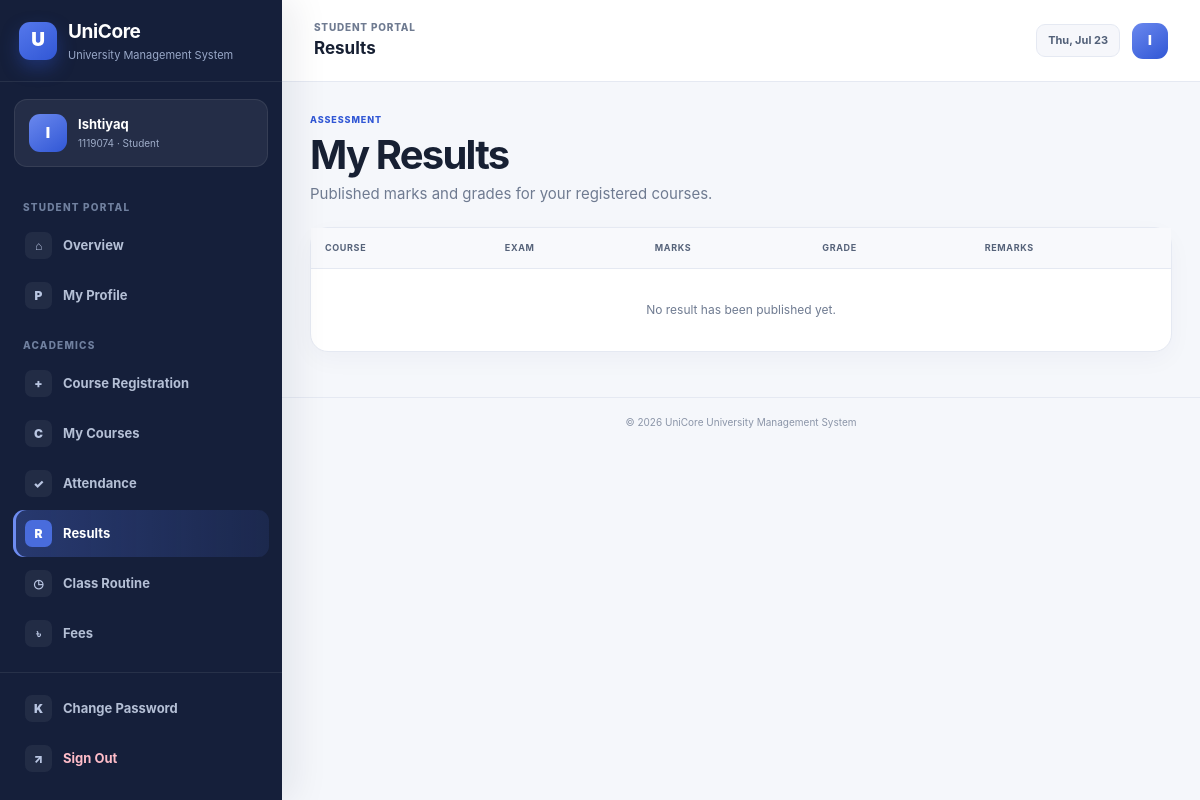
Page /student-portal/results/ (signed in) on the committed database.
### accounts/models.py (models this page shows, shortened)
class UserProfile(models.Model):
    ADMIN = "ADMIN"
    STUDENT = "STUDENT"
    TEACHER = "TEACHER"
    ROLE_CHOICES = [
        (ADMIN, "Administrator"),
        (STUDENT, "Student"),
        (TEACHER, "Teacher"),
    ]
    user = models.OneToOneField(
        settings.AUTH_USER_MODEL,
        on_delete=models.CASCADE,
        related_name="ums_profile",
    )
    role = models.CharField(max_length=10, choices=ROLE_CHOICES)
    reference_id = models.CharField(
        max_length=30,
        blank=True,
        help_text="Student ID from MySQL or Teacher ID from PostgreSQL.",
    )
    display_name = models.CharField(max_length=120, blank=True)
    created_at = models.DateTimeField(auto_now_add=True)
    updated_at = models.DateTimeField(auto_now=True)
    class Meta:
        ordering = ["role", "reference_id", "user__username"]
        constraints = [
            models.UniqueConstraint(
                fields=["role", "reference_id"],
                condition=~models.Q(reference_id=""),
                name="unique_role_reference_account",
            )
        ]

### accounts/views.py (the view)
# urls.py: path("student-portal/results/", views.student_results, name="student_results"),
@student_required
def student_results(request):
    profile, reference, student, database_online, display_name = _student_identity(request.user)
    results = Result.objects.filter(enrollment__student_ref=reference).select_related("enrollment__course")
    return render(
        request,
        "accounts/student_results.html",
        {"profile": profile, "student": student, "display_name": display_name, "results": results},
    )

### accounts/context_processors.py (called while the page is built)
def role_context(request):
    return {
        "ums_role": get_user_role(request.user),
        "ums_profile": get_user_profile(request.user),
    }

### accounts/utils.py (called while the page is built)
def get_user_role(user):
    if not getattr(user, "is_authenticated", False):
        return None
    if user.is_superuser or user.is_staff:
        return UserProfile.ADMIN
    try:
        return user.ums_profile.role
    except UserProfile.DoesNotExist:
        return None

def get_user_profile(user):
    if not getattr(user, "is_authenticated", False):
        return None
    try:
        return user.ums_profile
    except UserProfile.DoesNotExist:
        return None

### accounts/views.py (called while the page is built)
def _student_identity(user):
    profile = get_user_profile(user)
    reference = profile.reference_id
    student = None
    database_online = True
    try:
        student = Student.objects.filter(student_id=reference).first()
        if student is None and str(reference).isdigit():
            student = Student.objects.filter(pk=int(reference)).first()
    except Exception:
        database_online = False
    display_name = student.name if student else (profile.display_name or user.username)
    return profile, reference, student, database_online, display_name

### accounts/templates/accounts/student_results.html (shortened to what this page needs)
{% extends "base.html" %}
{% block header_title %}Results{% endblock %}
{% block content %}
<div class="page-header"><div><span class="eyebrow">Assessment</span><h1>My Results</h1><p>Published marks and grades for your registered courses.</p></div></div>
<div class="table-card"><div class="table-responsive"><table><thead><tr><th>Course</th><th>Exam</th><th>Marks</th><th>Grade</th><th>Remarks</th></tr></thead><tbody>{% for item in results %}<tr><td><strong>{{ item.enrollment.course.code }}</strong><small class="table-subtitle">{{ item.enrollment.course.title }}</small></td><td>{{ item.exam_type }}</td><td><strong>{{ item.marks }}</strong> / 100</td><td><span class="grade-badge">{{ item.grade }}</span></td><td>{{ item.remarks|default:"—" }}</td></tr>{% empty %}<tr><td colspan="5" class="empty-state">No result has been published yet.</td></tr>{% endfor %}</tbody></table></div></div>
{% endblock %}

### templates/base.html (shortened to what this page needs)
{% load static %}
<!DOCTYPE html>
<html lang="en">
<head>
  <link rel="stylesheet" href="{% static 'ums/css/style.css' %}?v=20260722-ui2">
</head>
<body class="{% if user.is_authenticated %}app-body{% else %}public-body{% endif %}">
{% if user.is_authenticated %}
  {% with current=request.resolver_match.url_name %}
  <div class="app-layout">
    <aside class="sidebar" data-sidebar>
      <div class="sidebar-brand">
        <a href="{% url 'portal_redirect' %}" class="brand-link">
          <span class="brand-symbol">U</span>
          <span><strong>UniCore</strong><small>University Management System</small></span>
        </a>
      </div>
      <div class="sidebar-profile">
        <span class="profile-avatar">{{ ums_profile.display_name|default:user.username|first|upper }}</span>
        <div><strong>{{ ums_profile.display_name|default:user.username }}</strong><small>{% if ums_role == "ADMIN" %}Administrator{% elif ums_role == "STUDENT" %}{{ ums_profile.reference_id }} · Student{% else %}{{ ums_profile.reference_id }} · Teacher{% endif %}</small></div>
      </div>
      <nav class="sidebar-nav" aria-label="Main navigation">
        {% if ums_role == "ADMIN" %}
          <span class="nav-section-label">Overview</span>
          <a class="nav-item {% if current == 'home' %}active{% endif %}" href="{% url 'home' %}"><span class="nav-icon">⌂</span><span>Dashboard</span></a>
          <span class="nav-section-label">Management</span>
          <a class="nav-item {% if current == 'student_list' or current == 'add_student' or current == 'edit_student' %}active{% endif %}" href="{% url 'student_list' %}"><span class="nav-icon">S</span><span>Students</span></a>
          <a class="nav-item {% if current == 'teacher_list' or current == 'add_teacher' or current == 'edit_teacher' %}active{% endif %}" href="{% url 'teacher_list' %}"><span class="nav-icon">T</span><span>Teachers</span></a>
          <a class="nav-item {% if current == 'academic_dashboard' or current == 'department_list' or current == 'course_list' or current == 'enrollment_list' or current == 'assignment_list' or current == 'attendance_list' or current == 'result_list' or current == 'fee_list' or current == 'routine_list' or current == 'notice_list' %}active{% endif %}" href="{% url 'academic_dashboard' %}"><span class="nav-icon">A</span><span>Academic</span></a>
          <a class="nav-item {% if current == 'library_list' or current == 'issue_list' %}active{% endif %}" href="{% url 'library_list' %}"><span class="nav-icon">L</span><span>Library</span></a>
          <a class="nav-item {% if current == 'bus_card_list' or current == 'bus_card_review' %}active{% endif %}" href="{% url 'bus_card_list' %}"><span class="nav-icon">B</span><span>Bus Cards</span></a>
          <a class="nav-item {% if current == 'account_list' or current == 'account_create' %}active{% endif %}" href="{% url 'account_list' %}"><span class="nav-icon">U</span><span>User Accounts</span></a>
          {% if user.is_staff %}<a class="nav-item" href="{% url 'admin:index' %}"><span class="nav-icon">⚙</span><span>System Admin</span></a>{% endif %}
        {% elif ums_role == "STUDENT" %}
          <span class="nav-section-label">Student Portal</span>
          <a class="nav-item {% if current == 'student_portal' %}active{% endif %}" href="{% url 'student_portal' %}"><span class="nav-icon">⌂</span><span>Overview</span></a>
          <a class="nav-item {% if current == 'student_profile' %}active{% endif %}" href="{% url 'student_profile' %}"><span class="nav-icon">P</span><span>My Profile</span></a>
          <span class="nav-section-label">Academics</span>
          <a class="nav-item {% if current == 'student_course_registration' %}active{% endif %}" href="{% url 'student_course_registration' %}"><span class="nav-icon">+</span><span>Course Registration</span></a>
          <a class="nav-item {% if current == 'student_courses' %}active{% endif %}" href="{% url 'student_courses' %}"><span class="nav-icon">C</span><span>My Courses</span></a>
          <a class="nav-item {% if current == 'student_attendance_summary' %}active{% endif %}" href="{% url 'student_attendance_summary' %}"><span class="nav-icon">✓</span><span>Attendance</span></a>
          <a class="nav-item {% if current == 'student_results' %}active{% endif %}" href="{% url 'student_results' %}"><span class="nav-icon">R</span><span>Results</span></a>
          <a class="nav-item {% if current == 'student_routine' %}active{% endif %}" href="{% url 'student_routine' %}"><span class="nav-icon">◷</span><span>Class Routine</span></a>
          <a class="nav-item {% if current == 'student_fees' %}active{% endif %}" href="{% url 'student_fees' %}"><span class="nav-icon">৳</span><span>Fees</span></a>
        {% endif %}
      </nav>
      <div class="sidebar-footer">
        <a class="nav-item {% if current == 'change_password' %}active{% endif %}" href="{% url 'change_password' %}"><span class="nav-icon">K</span><span>Change Password</span></a>
        <form method="post" action="{% url 'logout' %}">{% csrf_token %}<button class="nav-item logout-item" type="submit"><span class="nav-icon">↗</span><span>Sign Out</span></button></form>
      </div>
    </aside>
    <div class="app-main">
      <header class="app-header">
        <div class="header-left">
          <div><span class="header-kicker">{% if ums_role == 'ADMIN' %}Administration{% elif ums_role == 'STUDENT' %}Student Portal{% else %}Faculty Portal{% endif %}</span><strong>{% block header_title %}University Management System{% endblock %}</strong></div>
        </div>
        <div class="header-actions"><span class="date-chip">{% now "D, M d" %}</span><span class="header-avatar">{{ ums_profile.display_name|default:user.username|first|upper }}</span></div>
      </header>
      <main class="app-content">
        {% block content %}{% endblock %}
      </main>
      <footer class="app-footer">© {% now "Y" %} UniCore University Management System</footer>
    </div>
  </div>
  {% endwith %}
{% endif %}
</body>
</html>

### rows in the picture
UserProfile: display_name|first "I", display_name "Ishtiyaq", reference_id "1119074"
